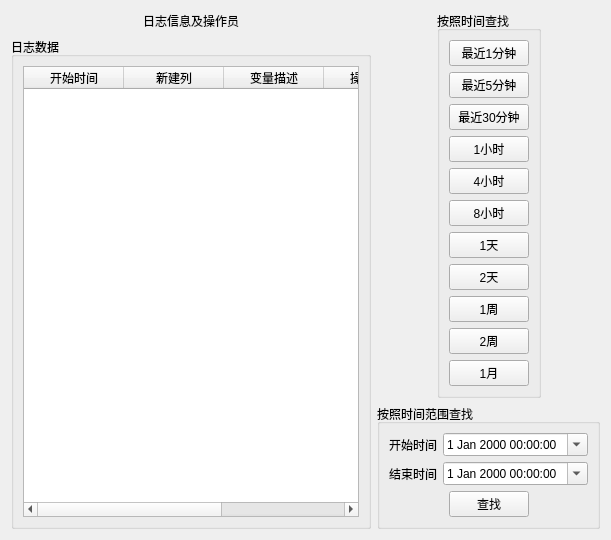
      <widget class="QWidget" name="logtab">
       <attribute name="title">
        <string/>
       </attribute>
       <layout class="QHBoxLayout" name="horizontalLayout_30" stretch="4,1">
        <item>
         <layout class="QVBoxLayout" name="verticalLayout_21">
          <item>
           <layout class="QHBoxLayout" name="horizontalLayout_26">
            <item>
             <spacer name="horizontalSpacer_9">
              <property name="orientation">
               <enum>Qt::Horizontal</enum>
              </property>
              <property name="sizeHint" stdset="0">
               <size>
                <width>40</width>
                <height>20</height>
               </size>
              </property>
             </spacer>
            </item>
            <item>
             <widget class="QLabel" name="label_14">
              <property name="text">
               <string>日志信息及操作员</string>
              </property>
             </widget>
            </item>
            <item>
             <spacer name="horizontalSpacer_10">
              <property name="orientation">
               <enum>Qt::Horizontal</enum>
              </property>
              <property name="sizeHint" stdset="0">
               <size>
                <width>40</width>
                <height>20</height>
               </size>
              </property>
             </spacer>
            </item>
           </layout>
          </item>
          <item>
           <widget class="QGroupBox" name="groupBox_12">
            <property name="title">
             <string>日志数据</string>
            </property>
            <layout class="QHBoxLayout" name="horizontalLayout_13">
             <item>
              <widget class="QTableWidget" name="waringTable">
               <column>
                <property name="text">
                 <string>开始时间</string>
                </property>
               </column>
               <column>
                <property name="text">
                 <string>新建列</string>
                </property>
               </column>
               <column>
                <property name="text">
                 <string>变量描述</string>
                </property>
               </column>
               <column>
                <property name="text">
                 <string>操作内容</string>
                </property>
               </column>
               <column>
                <property name="text">
                 <string>当前用户</string>
                </property>
               </column>
              </widget>
             </item>
            </layout>
           </widget>
          </item>
         </layout>
        </item>
        <item>
         <layout class="QVBoxLayout" name="verticalLayout_12">
          <item>
           <layout class="QHBoxLayout" name="horizontalLayout_28">
            <item>
             <spacer name="horizontalSpacer_13">
              <property name="orientation">
               <enum>Qt::Horizontal</enum>
              </property>
              <property name="sizeHint" stdset="0">
               <size>
                <width>40</width>
                <height>20</height>
               </size>
              </property>
             </spacer>
            </item>
            <item>
             <widget class="QGroupBox" name="groupBox_13">
              <property name="title">
               <string>按照时间查找</string>
              </property>
              <layout class="QVBoxLayout" name="verticalLayout_13">
               <item>
                <widget class="QPushButton" name="log_min_1_button">
                 <property name="text">
                  <string>最近1分钟</string>
                 </property>
                </widget>
               </item>
               <item>
                <widget class="QPushButton" name="log_min_2_button">
                 <property name="text">
                  <string>最近5分钟</string>
                 </property>
                </widget>
               </item>
               <item>
                <widget class="QPushButton" name="log_min_30_button">
                 <property name="text">
                  <string>最近30分钟</string>
                 </property>
                </widget>
               </item>
               <item>
                <widget class="QPushButton" name="log_hours_1_button">
                 <property name="text">
                  <string>1小时</string>
                 </property>
                </widget>
               </item>
               <item>
                <widget class="QPushButton" name="log_hours_4_button">
                 <property name="text">
                  <string>4小时</string>
                 </property>
                </widget>
               </item>
               <item>
                <widget class="QPushButton" name="log_hours_8_button">
                 <property name="text">
                  <string>8小时</string>
                 </property>
                </widget>
               </item>
               <item>
                <widget class="QPushButton" name="log_day_1_button">
                 <property name="text">
                  <string>1天</string>
                 </property>
                </widget>
               </item>
               <item>
                <widget class="QPushButton" name="log_day_2_button">
                 <property name="text">
                  <string>2天</string>
                 </property>
                </widget>
               </item>
               <item>
                <widget class="QPushButton" name="log_week_1_button">
                 <property name="text">
                  <string>1周</string>
                 </property>
                </widget>
               </item>
               <item>
                <widget class="QPushButton" name="log_week_2_button">
                 <property name="text">
                  <string>2周</string>
                 </property>
                </widget>
               </item>
               <item>
                <widget class="QPushButton" name="log_month_1_button">
                 <property name="text">
                  <string>1月</string>
                 </property>
                </widget>
               </item>
              </layout>
             </widget>
            </item>
            <item>
             <spacer name="horizontalSpacer_14">
              <property name="orientation">
               <enum>Qt::Horizontal</enum>
              </property>
              <property name="sizeHint" stdset="0">
               <size>
                <width>40</width>
                <height>20</height>
               </size>
              </property>
             </spacer>
            </item>
           </layout>
          </item>
          <item>
           <layout class="QHBoxLayout" name="horizontalLayout_29">
            <item>
             <spacer name="horizontalSpacer_15">
              <property name="orientation">
               <enum>Qt::Horizontal</enum>
              </property>
              <property name="sizeHint" stdset="0">
               <size>
                <width>40</width>
                <height>20</height>
               </size>
              </property>
             </spacer>
            </item>
            <item>
             <widget class="QGroupBox" name="groupBox_14">
              <property name="title">
               <string>按照时间范围查找</string>
              </property>
              <layout class="QVBoxLayout" name="verticalLayout_14">
               <item>
                <layout class="QHBoxLayout" name="horizontalLayout_14">
                 <item>
                  <widget class="QLabel" name="label_12">
                   <property name="text">
                    <string>开始时间</string>
                   </property>
                  </widget>
                 </item>
                 <item>
                  <widget class="QDateTimeEdit" name="startLogTime_Edit">
                   <property name="calendarPopup">
                    <bool>true</bool>
                   </property>
                  </widget>
                 </item>
                </layout>
               </item>
               <item>
                <layout class="QHBoxLayout" name="horizontalLayout_15">
                 <item>
                  <widget class="QLabel" name="label_13">
                   <property name="text">
                    <string>结束时间</string>
                   </property>
                  </widget>
                 </item>
                 <item>
                  <widget class="QDateTimeEdit" name="endLogTimeEdit">
                   <property name="calendarPopup">
                    <bool>true</bool>
                   </property>
                  </widget>
                 </item>
                </layout>
               </item>
               <item>
                <layout class="QHBoxLayout" name="horizontalLayout_16">
                 <item>
                  <spacer name="horizontalSpacer_3">
                   <property name="orientation">
                    <enum>Qt::Horizontal</enum>
                   </property>
                   <property name="sizeHint" stdset="0">
                    <size>
                     <width>40</width>
                     <height>20</height>
                    </size>
                   </property>
                  </spacer>
                 </item>
                 <item>
                  <widget class="QPushButton" name="findLog_button">
                   <property name="text">
                    <string>查找</string>
                   </property>
                  </widget>
                 </item>
                 <item>
                  <spacer name="horizontalSpacer_4">
                   <property name="orientation">
                    <enum>Qt::Horizontal</enum>
                   </property>
                   <property name="sizeHint" stdset="0">
                    <size>
                     <width>40</width>
                     <height>20</height>
                    </size>
                   </property>
                  </spacer>
                 </item>
                </layout>
               </item>
              </layout>
             </widget>
            </item>
            <item>
             <spacer name="horizontalSpacer_16">
              <property name="orientation">
               <enum>Qt::Horizontal</enum>
              </property>
              <property name="sizeHint" stdset="0">
               <size>
                <width>40</width>
                <height>20</height>
               </size>
              </property>
             </spacer>
            </item>
           </layout>
          </item>
         </layout>
        </item>
       </layout>
      </widget>
